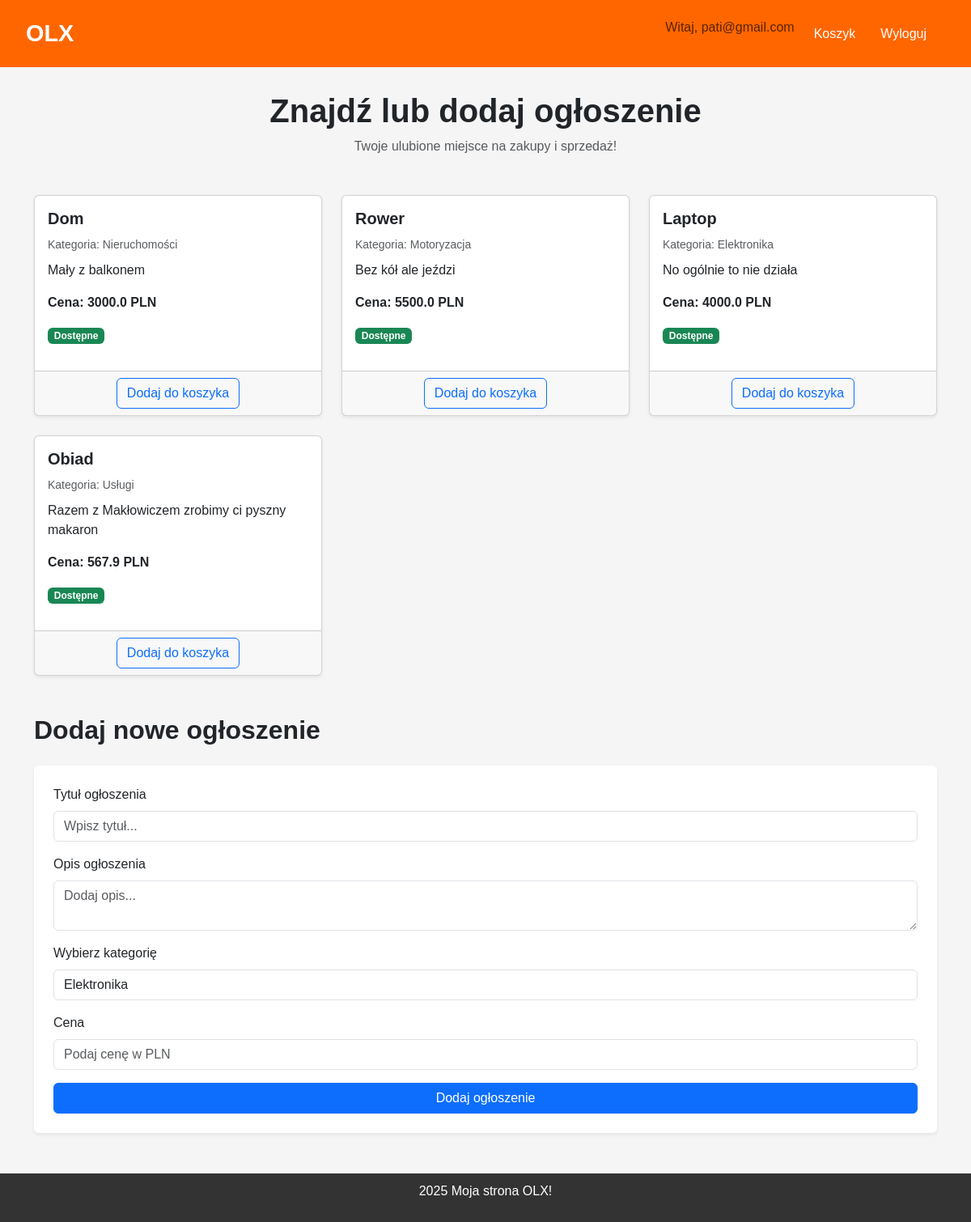
The app's page / (signed in) with its own data.
### app.py (models this page shows, shortened)
class User(db.Model, UserMixin):
    id = db.Column(db.Integer, primary_key=True)
    email = db.Column(db.String(255), unique=True, nullable=False)
    password = db.Column(db.String(255), nullable=False)
    active = db.Column(db.Boolean, default=True)
    confirmed_at = db.Column(db.DateTime)
    fs_uniquifier = db.Column(db.String(255), unique=True, nullable=False)
    roles = db.relationship('Role', secondary=roles_user, backref=db.backref('users'))

class Olx(db.Model):
    id = db.Column(db.Integer, primary_key=True)
    title = db.Column(db.String(100), nullable=False)
    description = db.Column(db.Text, nullable=False, default="Brak opisu")
    price = db.Column(db.Float, nullable=False, default=0.0)
    category = db.relationship('Category', secondary=categories_olxs, backref=db.backref('olxs'))
    sold = db.Column(db.Boolean, default=False)
    user_id = db.Column(db.String(255), db.ForeignKey('user.fs_uniquifier'))

class Category(db.Model, RoleMixin):
    id = db.Column(db.Integer, primary_key=True)
    name = db.Column(db.String(32), unique=True, nullable=False)
    description = db.Column(db.String(128))

### app.py (the view)
@app.route('/')
def index():
    ads = Olx.query.all()
    categories = Category.query.all()
    return render_template('index.html', ads=ads, categories=categories)

### app.py (called while the page is built)
@app.before_request
def create_default_categories():
    if Category.query.count() == 0:
        categories = ['Elektronika', 'Motoryzacja', 'Nieruchomości', 'Usługi', 'Praca', 'Różne']
        for category_name in categories:
            category = Category(name=category_name)
            db.session.add(category)
        db.session.commit()

### templates/index.html (shortened to what this page needs)
{% extends 'base.html' %}
{% block content %}
<div class="mb-5 text-center">
    <h1 class="fw-bold">Znajdź lub dodaj ogłoszenie</h1>
    <p class="text-muted">Twoje ulubione miejsce na zakupy i sprzedaż!</p>
</div>
<div class="row g-4">
    {% for ad in ads %}
    <div class="col-md-4">
        <div class="card shadow-sm">
            <div class="card-body">
                <h5 class="card-title fw-bold">{{ ad.title }}</h5>
                <p class="text-muted mb-2">
                    <small>Kategoria:
                        {% for cat in ad.category %}
                            {{ cat.name }}{% if not loop.last %}, {% endif %}
                        {% endfor %}
                    </small>
                </p>
                <p>{{ ad.description }}</p>
                <p class="fw-bold">Cena: {{ ad.price }} PLN</p>
                <p>
                    <span class="badge {% if ad.sold %}bg-danger{% else %}bg-success{% endif %}">
                        {% if ad.sold %}Sprzedane{% else %}Dostępne{% endif %}
                    </span>
                </p>
            </div>
            {% if current_user.is_authenticated %}
            <div class="card-footer text-center">
                {% if not ad.sold and current_user.get_id() != ad.user_id %}
                    {% if ad.id in cart_item_ids %}
                        <p class="text-success fw-bold">Dodano pomyślnie!</p>
                    {% else %}
                        <form method="post" action="{{ url_for('add_to_cart', ad_id=ad.id) }}" class="d-inline">
                            <button type="submit" class="btn btn-outline-primary">Dodaj do koszyka</button>
                        </form>
                    {% endif %}
                {% endif %}
            </div>
            {% endif %}
        </div>
    </div>
    {% endfor %}
</div>
<div class="mt-5">
    <h2 class="fw-bold mb-4">Dodaj nowe ogłoszenie</h2>
    <form method="post" action="{{ url_for('add') }}" class="bg-white p-4 rounded shadow-sm">
        <div class="mb-3">
            <label for="item_text" class="form-label">Tytuł ogłoszenia</label>
            <input type="text" class="form-control" id="item_text" name="item_text" placeholder="Wpisz tytuł..." required>
        </div>
        <div class="mb-3">
            <label for="description" class="form-label">Opis ogłoszenia</label>
            <textarea class="form-control" id="description" name="description" placeholder="Dodaj opis..." required></textarea>
        </div>
        <div class="mb-3">
            <label for="category" class="form-label">Wybierz kategorię</label>
            <select name="category" class="form-control" id="category" required>
                {% for category in categories %}
                <option value="{{ category.id }}">{{ category.name }}</option>
                {% endfor %}
            </select>
        </div>
        <div class="mb-3">
            <label for="price" class="form-label">Cena</label>
            <input type="number" class="form-control" id="price" name="price" step="0.01" min="0" placeholder="Podaj cenę w PLN" required>
        </div>
        <button type="submit" class="btn btn-primary w-100">Dodaj ogłoszenie</button>
    </form>
</div>
{% endblock %}

### templates/base.html (shortened to what this page needs)
<!DOCTYPE html>
<html>
    <head>
        <link href="https://cdn.jsdelivr.net/npm/bootstrap@5.3.3/dist/css/bootstrap.min.css" rel="stylesheet">
    </head>
    <body>
        <nav class="navbar navbar-expand-lg">
            <div class="container-fluid">
                <a class="navbar-brand" href="#">OLX</a>
                <div class="collapse navbar-collapse" id="navbarNav">
                    <ul class="navbar-nav ms-auto">
                        {% if current_user.is_authenticated %}
                            <li class="nav-item">
                                <span class="navbar-text me-3">Witaj, {{ current_user.email }}</span>
                            </li>
                            <li class="nav-item">
                                <a class="nav-link btn btn-outline-warning" href="{{ url_for('view_cart') }}">Koszyk</a>
                            </li>
                            <li class="nav-item">
                                <a class="nav-link btn btn-outline-danger" href="{{ url_for('logout') }}">Wyloguj</a>
                            </li>
                        {% else %}
                            <li class="nav-item">
                                <a class="nav-link btn btn-outline-success" href="{{ url_for('security.login') }}">Zaloguj</a>
                            </li>
                        {% endif %}
                    </ul>
                </div>
            </div>
        </nav>
        <div class="container">
            {% block content %}
            {% endblock %}
        </div>
        <footer>
            <p>2025 Moja strona OLX!</p>
        </footer>
    </body>
</html>

### templates/base.html (style rules this page uses)
body { background-color: #f5f5f5; font-family: 'Arial', sans-serif; }
.navbar { background-color: #ff6600; padding: 15px 20px; }
.navbar-brand { color: white !important; font-size: 1.8rem; font-weight: bold; }
.navbar-nav .nav-link { color: white !important; font-size: 1rem; margin-right: 15px; }
.container { margin-top: 30px; }
footer { background-color: #333; color: white; text-align: center; padding: 10px 0; margin-top: 50px; }

### records on screen
User: email "pati@gmail.com"
Olx: title "Dom", description "Mały z balkonem", price "3000.0", sold "Dostępne"
Category: name "Nieruchomości"
Olx: title "Rower", description "Bez kół ale jeździ", price "5500.0", sold "Dostępne"
Category: name "Motoryzacja"
Olx: title "Laptop", description "No ogólnie to nie działa", price "4000.0", sold "Dostępne"
Category: name "Elektronika"
Olx: title "Obiad", description "Razem z Makłowiczem zrobimy ci pyszny makaron", price "567.9", sold "Dostępne"
Category: name "Usługi"

### other values on screen
form field category "Elektronika"
